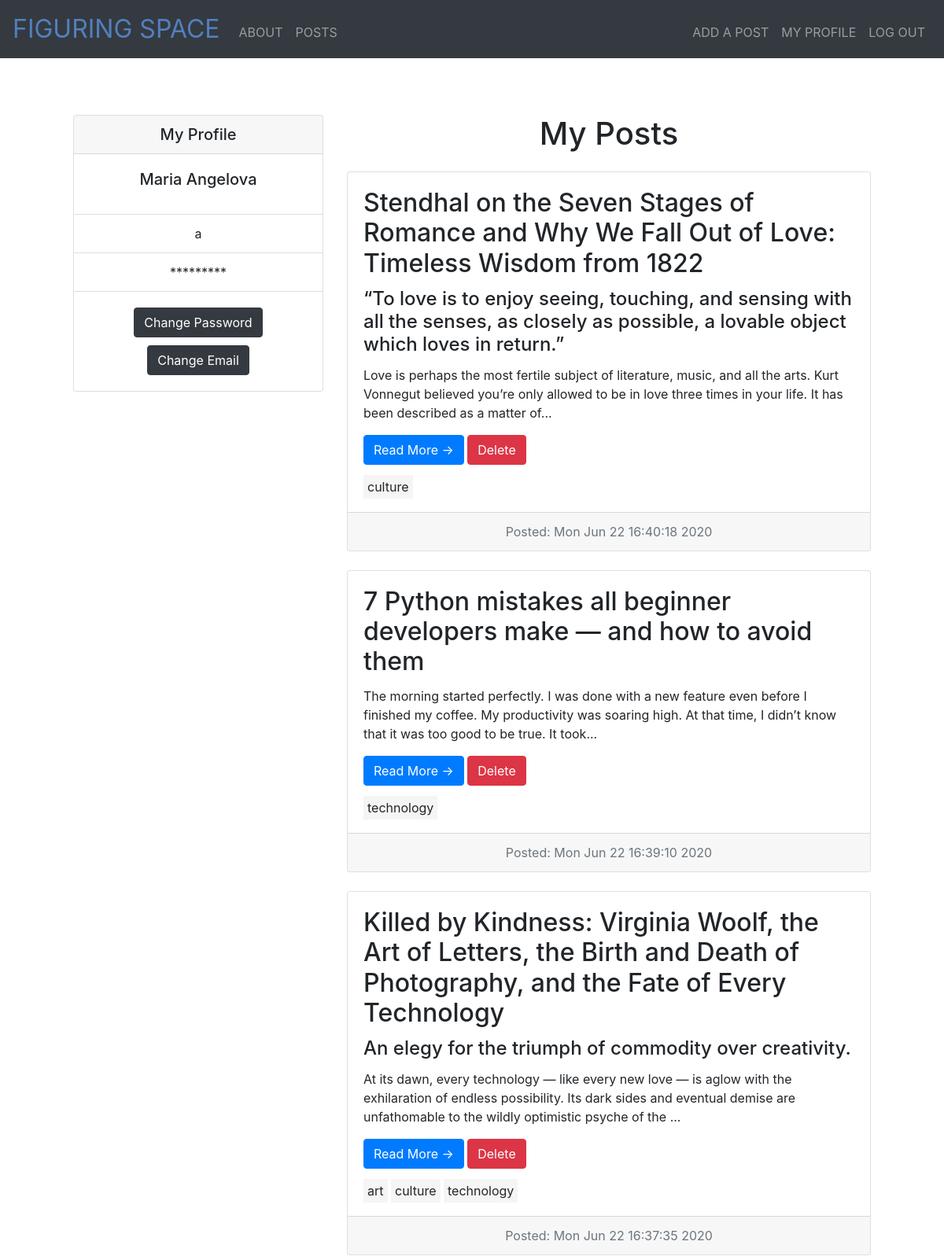
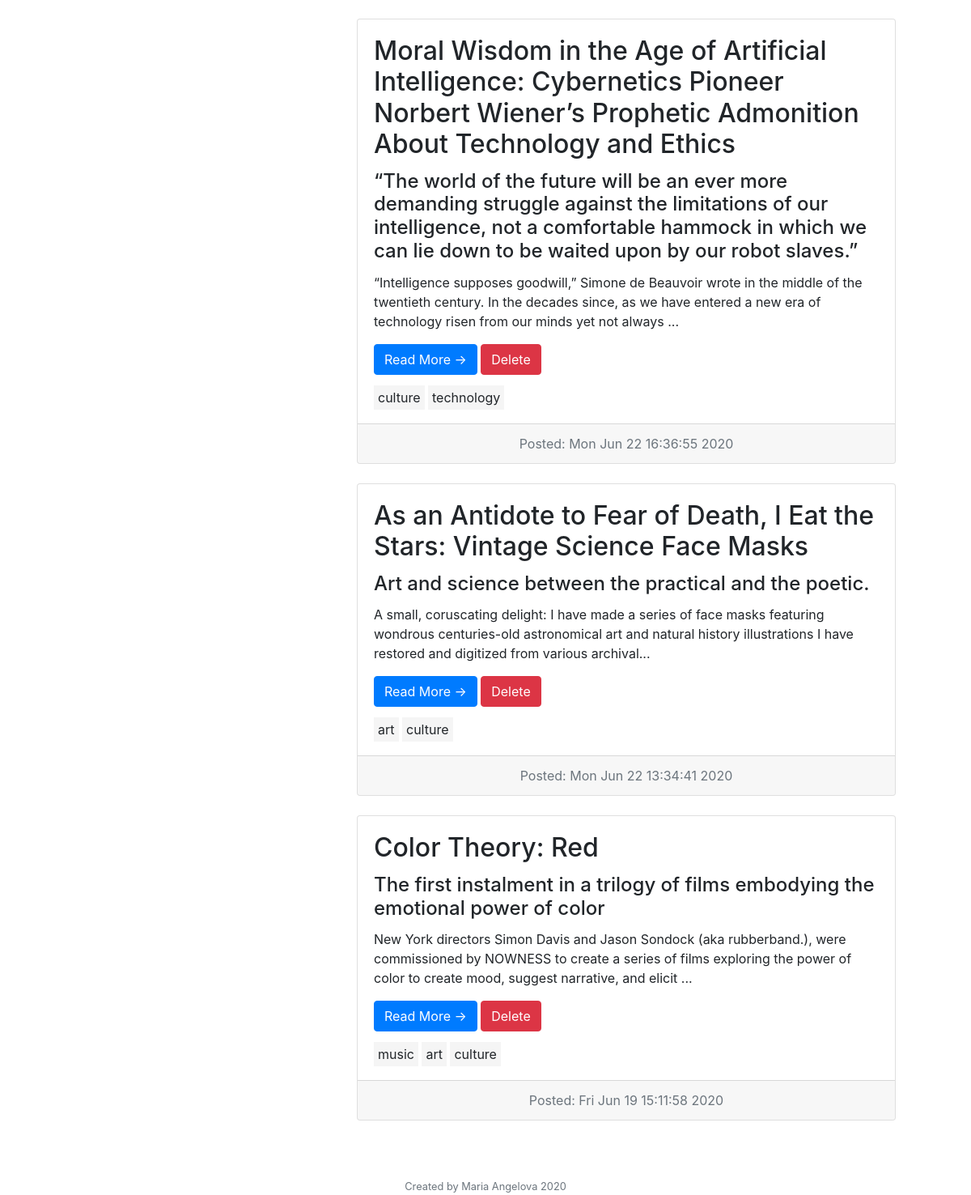
Screenshot of /myprofile (signed in) with the database file from the repository (2 pictures, top to bottom).
### models.py (models this page shows, shortened)
class User(db.Model):
    id = db.Column(db.Integer, primary_key=True)
    first_name = db.Column(db.String(50))
    last_name = db.Column(db.String(50))
    email = db.Column(db.String(50))
    password = db.Column(db.String(20))
    registered = db.Column(db.DateTime)
    posts = db.relationship("Post", backref='user')

class Post(db.Model):
    id = db.Column(db.Integer, primary_key=True)
    title = db.Column(db.String(50))
    subtitle = db.Column(db.String(50))
    date_posted = db.Column(db.DateTime)
    content = db.Column(db.Text)
    author = db.Column(db.Integer, db.ForeignKey("user.id"))
    categories = db.relationship("Category", secondary='categories', backref=db.backref('posts', lazy='dynamic'))

class Category(db.Model):
    id = db.Column(db.Integer, primary_key=True)
    title = db.Column(db.String(50))

### app.py (the view)
@app.route("/myprofile", methods=["GET", "POST"])
@login_required
def profile():
    user_id = session.get("user_id")
    user = User.query.filter_by(id=user_id).first()
    posts = Post.query.join(User).filter(Post.user.has(id=user_id)).order_by(desc(Post.date_posted))
    allcategories = Category.query.all()
    return render_template("profile.html", user=user, posts=posts, categories=allcategories)

### app.py (called while the page is built)
@app.after_request
def after_request(response):
    response.headers["Cache-Control"] = "no-cache, no-store, must-revalidate"
    response.headers["Expires"] = 0
    response.headers["Pragma"] = "no-cache"
    return response

### helper.py (called while the page is built)
def login_required(f):
    @wraps(f)
    def decorated_function(*args, **kwargs):
        if session.get("user_id") is None:
            return redirect("/login")
        return f(*args, **kwargs)
    return decorated_function

### templates/profile.html (shortened to what this page needs)
{% extends "layout.html" %} {% block main %}
<div class="container">
  <div class="row">
    <div class="col-md-4">
      <div class="card my-4">
        <h5 class="card-header">My Profile</h5>
        <div class="card-body">
          <h5 class="card-title">{{user.first_name}} {{user.last_name}}</h5>
        </div>
        <ul class="list-group list-group-flush">
          <li class="list-group-item" id="email">{{user.email}}</li>
          <li class="list-group-item" id="change-password">*********</li>
        </ul>
        <div class="card-body">
          <button
            onClick="changepassword()"
            id="password-button"
            class="btn btn-dark"
            style="margin-bottom: 10px;"
          >
            Change Password
          </button>
          <button
            onClick="changeemail()"
            id="email-button"
            class="btn btn-dark"
          >
            Change Email
          </button>
        </div>
      </div>
    </div>
    <div class="col-md-8">
      <h1 class="my-4">
        My Posts
      </h1>
      {%for post in posts%}
      <div class="card mb-4">
        <div class="card-body" style="text-align: left;">
          <h2 class="card-title">{{post.title}}</h2>
          <h4 class="card-title">{{post.subtitle}}</h4>
          <p class="card-text">
            {{post.content[:200]}}...
          </p>
          <a href="/post/{{post.id}}" class="btn btn-primary"
            >Read More &rarr;</a
          >
          <a href="/post/delete/{{post.id}}" class="btn btn-danger">Delete</a>
          {%for cat in post.categories%}
          <span style="background-color: whitesmoke; padding: 5px;"
            >{{cat.title}}</span
          >
          {%endfor%}
        </div>
        <div class="card-footer text-muted">
          Posted: {{post.date_posted.strftime("%c")}}
        </div>
      </div>
      {%endfor%}
    </div>
  </div>
</div>
{% endblock %}

### static/style.css (style rules this page uses)
ul { display: inline-block; }

### rows the page displays
User: first_name "Maria", last_name "Angelova", email "a"
Post: title "Stendhal on the Seven Stages of Romance and Why We Fall Out of Love: Timeless Wisdom from 1822", subtitle "“To love is to enjoy seeing, touching, and sensing with all the senses, as closely as possible, a lovable object which loves in return.”", content "Love is perhaps the most fertile subject of literature, music, and all the arts. Kurt Vonnegut believed you’re only allowed to be in love three times in your life. It has been described as a matter of", date_posted "Mon Jun 22 16:40:18 2020"
Category: title "culture"
Post: title "7 Python mistakes all beginner developers make — and how to avoid them", content "The morning started perfectly. I was done with a new feature even before I finished my coffee. My productivity was soaring high. At that time, I didn’t know that it was too good to be true. It took", date_posted "Mon Jun 22 16:39:10 2020"
Category: title "technology"
Post: title "Killed by Kindness: Virginia Woolf, the Art of Letters, the Birth and Death of Photography, and the Fate of Every Technology", subtitle "An elegy for the triumph of commodity over creativity.", content "At its dawn, every technology — like every new love — is aglow with the exhilaration of endless possibility. Its dark sides and eventual demise are unfathomable to the wildly optimistic psyche of the", date_posted "Mon Jun 22 16:37:35 2020"
Category: title "art"
Post: title "Moral Wisdom in the Age of Artificial Intelligence: Cybernetics Pioneer Norbert Wiener’s Prophetic Admonition About Technology and Ethics", subtitle "“The world of the future will be an ever more demanding struggle against the limitations of our intelligence, not a comfortable hammock in which we can lie down to be waited upon by our robot slaves.”", content "“Intelligence supposes goodwill,” Simone de Beauvoir wrote in the middle of the twentieth century. In the decades since, as we have entered a new era of technology risen from our minds yet not always", date_posted "Mon Jun 22 16:36:55 2020"
Post: title "As an Antidote to Fear of Death, I Eat the Stars: Vintage Science Face Masks", subtitle "Art and science between the practical and the poetic.", content "A small, coruscating delight: I have made a series of face masks featuring wondrous centuries-old astronomical art and natural history illustrations I have restored and digitized from various archival", date_posted "Mon Jun 22 13:34:41 2020"
Post: title "Color Theory: Red", subtitle "The first instalment in a trilogy of films embodying the emotional power of color", content "New York directors Simon Davis and Jason Sondock (aka rubberband.), were commissioned by NOWNESS to create a series of films exploring the power of color to create mood, suggest narrative, and elicit", date_posted "Fri Jun 19 15:11:58 2020"
Category: title "music"
